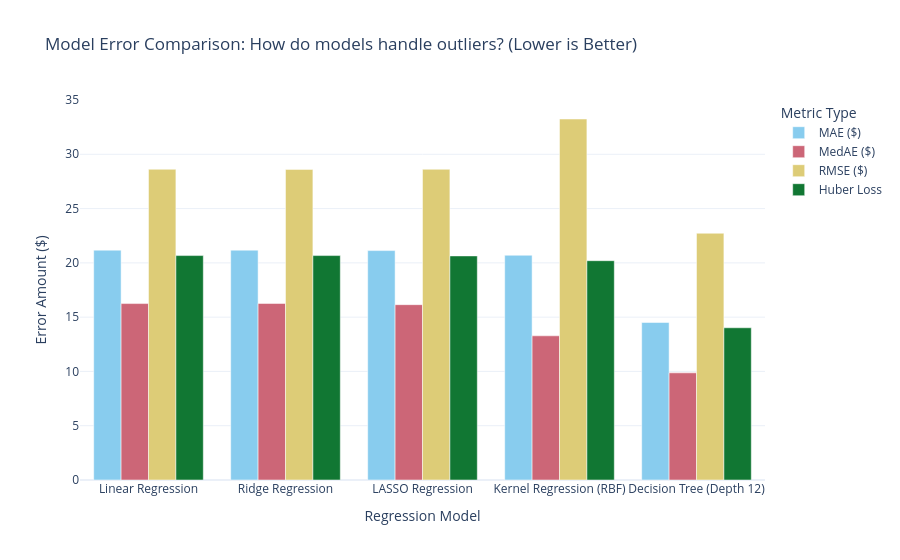
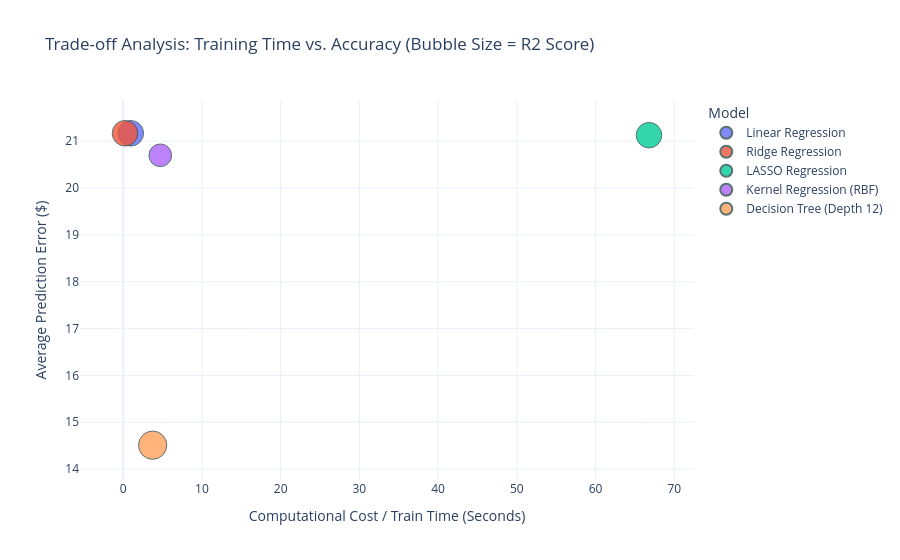

The code cell stored with these charts, in order, in its notebook:
### Markdown cell above
### 1.4 Comprehensive Model Comparison Dashboards (Bonus)
To fully evaluate our models, looking at a single metric is insufficient. Below are two interactive dashboards to analyze our results:

1. **Error Metric Comparison:** A grouped bar chart comparing our standard and advanced error metrics. This helps us see if a model has a good average error (MAE) but is failing on outliers (RMSE).
2. **Trade-off Analysis:** A bubble chart comparing computational cost (Training Time) against model accuracy. This fulfills the requirement to evaluate models based on their real-world deployment viability.

### Code cell
# Convert results to DataFrame
results_df = pd.DataFrame(results_list)

# Display a styled Pandas DataFrame with all metrics
display(results_df.sort_values(by='MAE ($)')
        .style.background_gradient(cmap='Blues', subset=['R2 Score'])
        .background_gradient(cmap='Reds', subset=['MAE ($)', 'MedAE ($)', 'RMSE ($)', 'MSLE', 'RMSLE', 'Huber Loss', 'Train Time (s)'])
        .format({"Train Time (s)": "{:.3f}"}))

import plotly.express as px
# 1. Error Metrics Grouped Bar Chart
# We "melt" the dataframe to easily plot multiple metrics side-by-side
error_df = results_df.melt(id_vars=['Model'],
                           value_vars=['MAE ($)', 'MedAE ($)', 'RMSE ($)', 'Huber Loss'],
                           var_name='Metric Type',
                           value_name='Error Amount ($)')

fig1 = px.bar(error_df, x='Model', y='Error Amount ($)', color='Metric Type', barmode='group',
              title='Model Error Comparison: How do models handle outliers? (Lower is Better)',
              template='plotly_white',
              color_discrete_sequence=px.colors.qualitative.Safe)
fig1.update_layout(yaxis_title="Error Amount ($)", xaxis_title="Regression Model")
fig1.show()

# 2. Accuracy vs. Computational Cost (Bubble Chart)
# Prevent negative bubble sizes by clipping R2 scores at 0.01 for the visual
size_col = results_df['R2 Score'].clip(lower=0.01)

fig2 = px.scatter(results_df, x='Train Time (s)', y='MAE ($)', color='Model',
                  size=size_col,
                  hover_data=['RMSLE', 'MAPE (%)', 'R2 Score'],
                  title='Trade-off Analysis: Training Time vs. Accuracy (Bubble Size = R2 Score)',
                  labels={'Train Time (s)': 'Computational Cost / Train Time (Seconds)',
                          'MAE ($)': 'Average Prediction Error ($)'},
                  template='plotly_white')

# Add styling to make the bubbles pop
fig2.update_traces(marker=dict(line=dict(width=1, color='DarkSlateGrey'), opacity=0.8),
                   textposition='top center')
fig2.show()

### Figure 1 — Plotly figure (JSON) as saved in the notebook; plotly's stock layout.template omitted (floating-point values rounded to 4 significant figures)
{"data": [{"alignmentgroup": "True", "hovertemplate": "Metric Type=MAE ($)<br>Model=%{x}<br>Error Amount ($)=%{y}<extra></extra>", "legendgroup": "MAE ($)", "marker": {"color": "rgb(136, 204, 238)", "pattern": {"shape": ""}}, "name": "MAE ($)", "offsetgroup": "MAE ($)", "orientation": "v", "showlegend": true, "textposition": "auto", "type": "bar", "x": ["Linear Regression", "Ridge Regression", "LASSO Regression", "Kernel Regression (RBF)", "Decision Tree (Depth 12)"], "xaxis": "x", "y": [21.17, 21.17, 21.13, 20.7, 14.51], "yaxis": "y"}, {"alignmentgroup": "True", "hovertemplate": "Metric Type=MedAE ($)<br>Model=%{x}<br>Error Amount ($)=%{y}<extra></extra>", "legendgroup": "MedAE ($)", "marker": {"color": "rgb(204, 102, 119)", "pattern": {"shape": ""}}, "name": "MedAE ($)", "offsetgroup": "MedAE ($)", "orientation": "v", "showlegend": true, "textposition": "auto", "type": "bar", "x": ["Linear Regression", "Ridge Regression", "LASSO Regression", "Kernel Regression (RBF)", "Decision Tree (Depth 12)"], "xaxis": "x", "y": [16.25, 16.26, 16.15, 13.28, 9.87], "yaxis": "y"}, {"alignmentgroup": "True", "hovertemplate": "Metric Type=RMSE ($)<br>Model=%{x}<br>Error Amount ($)=%{y}<extra></extra>", "legendgroup": "RMSE ($)", "marker": {"color": "rgb(221, 204, 119)", "pattern": {"shape": ""}}, "name": "RMSE ($)", "offsetgroup": "RMSE ($)", "orientation": "v", "showlegend": true, "textposition": "auto", "type": "bar", "x": ["Linear Regression", "Ridge Regression", "LASSO Regression", "Kernel Regression (RBF)", "Decision Tree (Depth 12)"], "xaxis": "x", "y": [28.62, 28.61, 28.62, 33.25, 22.73], "yaxis": "y"}, {"alignmentgroup": "True", "hovertemplate": "Metric Type=Huber Loss<br>Model=%{x}<br>Error Amount ($)=%{y}<extra></extra>", "legendgroup": "Huber Loss", "marker": {"color": "rgb(17, 119, 51)", "pattern": {"shape": ""}}, "name": "Huber Loss", "offsetgroup": "Huber Loss", "orientation": "v", "showlegend": true, "textposition": "auto", "type": "bar", "x": ["Linear Regression", "Ridge Regression", "LASSO Regression", "Kernel Regression (RBF)", "Decision Tree (Depth 12)"], "xaxis": "x", "y": [20.67, 20.67, 20.64, 20.2, 14.02], "yaxis": "y"}], "layout": {"barmode": "group", "legend": {"title": {"text": "Metric Type"}, "tracegroupgap": 0}, "title": {"text": "Model Error Comparison: How do models handle outliers? (Lower is Better)"}, "xaxis": {"anchor": "y", "domain": [0, 1], "title": {"text": "Regression Model"}}, "yaxis": {"anchor": "x", "domain": [0, 1], "title": {"text": "Error Amount ($)"}}}}

### Figure 2 — Plotly figure (JSON) as saved in the notebook; plotly's stock layout.template omitted (floating-point values rounded to 4 significant figures)
{"data": [{"customdata": [[0.4674, 5833000000.0, 0.6228]], "hovertemplate": "Model=Linear Regression<br>Computational Cost / Train Time (Seconds)=%{x}<br>Average Prediction Error ($)=%{y}<br>R2 Score=%{customdata[2]}<br>RMSLE=%{customdata[0]}<br>MAPE (%)=%{customdata[1]}<extra></extra>", "legendgroup": "Linear Regression", "marker": {"color": "#636efa", "line": {"color": "DarkSlateGrey", "width": 1}, "opacity": 0.8, "size": [0.6228], "sizemode": "area", "sizeref": 0.001905, "symbol": "circle"}, "mode": "markers", "name": "Linear Regression", "orientation": "v", "showlegend": true, "textposition": "top center", "type": "scatter", "x": [0.964], "xaxis": "x", "y": [21.17], "yaxis": "y"}, {"customdata": [[0.467, 5832000000.0, 0.6228]], "hovertemplate": "Model=Ridge Regression<br>Computational Cost / Train Time (Seconds)=%{x}<br>Average Prediction Error ($)=%{y}<br>R2 Score=%{customdata[2]}<br>RMSLE=%{customdata[0]}<br>MAPE (%)=%{customdata[1]}<extra></extra>", "legendgroup": "Ridge Regression", "marker": {"color": "#EF553B", "line": {"color": "DarkSlateGrey", "width": 1}, "opacity": 0.8, "size": [0.6228], "sizemode": "area", "sizeref": 0.001905, "symbol": "circle"}, "mode": "markers", "name": "Ridge Regression", "orientation": "v", "showlegend": true, "textposition": "top center", "type": "scatter", "x": [0.225], "xaxis": "x", "y": [21.17], "yaxis": "y"}, {"customdata": [[0.4666, 5881000000.0, 0.6227]], "hovertemplate": "Model=LASSO Regression<br>Computational Cost / Train Time (Seconds)=%{x}<br>Average Prediction Error ($)=%{y}<br>R2 Score=%{customdata[2]}<br>RMSLE=%{customdata[0]}<br>MAPE (%)=%{customdata[1]}<extra></extra>", "legendgroup": "LASSO Regression", "marker": {"color": "#00cc96", "line": {"color": "DarkSlateGrey", "width": 1}, "opacity": 0.8, "size": [0.6227], "sizemode": "area", "sizeref": 0.001905, "symbol": "circle"}, "mode": "markers", "name": "LASSO Regression", "orientation": "v", "showlegend": true, "textposition": "top center", "type": "scatter", "x": [66.8], "xaxis": "x", "y": [21.13], "yaxis": "y"}, {"customdata": [[0.5935, 4468000000.0, 0.4909]], "hovertemplate": "Model=Kernel Regression (RBF)<br>Computational Cost / Train Time (Seconds)=%{x}<br>Average Prediction Error ($)=%{y}<br>R2 Score=%{customdata[2]}<br>RMSLE=%{customdata[0]}<br>MAPE (%)=%{customdata[1]}<extra></extra>", "legendgroup": "Kernel Regression (RBF)", "marker": {"color": "#ab63fa", "line": {"color": "DarkSlateGrey", "width": 1}, "opacity": 0.8, "size": [0.4909], "sizemode": "area", "sizeref": 0.001905, "symbol": "circle"}, "mode": "markers", "name": "Kernel Regression (RBF)", "orientation": "v", "showlegend": true, "textposition": "top center", "type": "scatter", "x": [4.707], "xaxis": "x", "y": [20.7], "yaxis": "y"}, {"customdata": [[0.4493, 6839000000.0, 0.7621]], "hovertemplate": "Model=Decision Tree (Depth 12)<br>Computational Cost / Train Time (Seconds)=%{x}<br>Average Prediction Error ($)=%{y}<br>R2 Score=%{customdata[2]}<br>RMSLE=%{customdata[0]}<br>MAPE (%)=%{customdata[1]}<extra></extra>", "legendgroup": "Decision Tree (Depth 12)", "marker": {"color": "#FFA15A", "line": {"color": "DarkSlateGrey", "width": 1}, "opacity": 0.8, "size": [0.7621], "sizemode": "area", "sizeref": 0.001905, "symbol": "circle"}, "mode": "markers", "name": "Decision Tree (Depth 12)", "orientation": "v", "showlegend": true, "textposition": "top center", "type": "scatter", "x": [3.739], "xaxis": "x", "y": [14.51], "yaxis": "y"}], "layout": {"legend": {"itemsizing": "constant", "title": {"text": "Model"}, "tracegroupgap": 0}, "title": {"text": "Trade-off Analysis: Training Time vs. Accuracy (Bubble Size = R2 Score)"}, "xaxis": {"anchor": "y", "domain": [0, 1], "title": {"text": "Computational Cost / Train Time (Seconds)"}}, "yaxis": {"anchor": "x", "domain": [0, 1], "title": {"text": "Average Prediction Error ($)"}}}}
